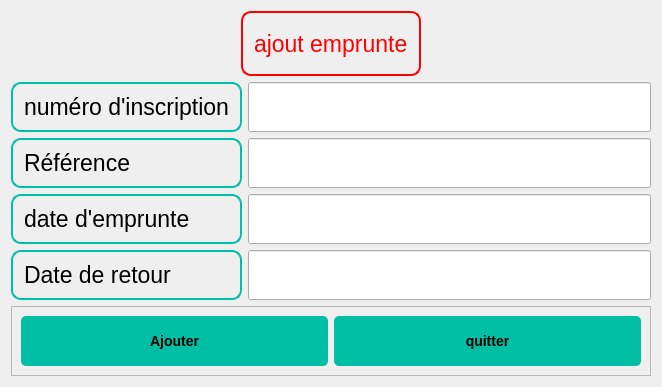
<?xml version="1.0" encoding="UTF-8"?>
<ui version="4.0">
 <class>Dialog</class>
 <widget class="QDialog" name="Dialog">
  <property name="geometry">
   <rect>
    <x>0</x>
    <y>0</y>
    <width>662</width>
    <height>387</height>
   </rect>
  </property>
  <property name="windowTitle">
   <string>Dialog</string>
  </property>
  <layout class="QGridLayout" name="gridLayout">
   <item row="5" column="0">
    <widget class="QLabel" name="label_3">
     <property name="styleSheet">
      <string notr="true">
QLabel {
  background-color: none;
  border: 2px solid #00BFA5;
  border-radius: 10px;
  padding: 5px;
  color: #000000;
  font-size: 17pt;
  font-family: Arial, sans-serif;
}
</string>
     </property>
     <property name="text">
      <string>date d'emprunte</string>
     </property>
    </widget>
   </item>
   <item row="4" column="1">
    <widget class="QLineEdit" name="lineEdit_2">
     <property name="minimumSize">
      <size>
       <width>0</width>
       <height>50</height>
      </size>
     </property>
    </widget>
   </item>
   <item row="4" column="0">
    <widget class="QLabel" name="label_2">
     <property name="styleSheet">
      <string notr="true">
QLabel {
  background-color: none;
  border: 2px solid #00BFA5;
  border-radius: 10px;
  padding: 5px;
  color: #000000;
  font-size: 17pt;
  font-family: Arial, sans-serif;
}
</string>
     </property>
     <property name="text">
      <string>Référence</string>
     </property>
    </widget>
   </item>
   <item row="5" column="1">
    <widget class="QLineEdit" name="lineEdit_3">
     <property name="minimumSize">
      <size>
       <width>0</width>
       <height>50</height>
      </size>
     </property>
    </widget>
   </item>
   <item row="3" column="1">
    <widget class="QLineEdit" name="lineEdit">
     <property name="minimumSize">
      <size>
       <width>0</width>
       <height>50</height>
      </size>
     </property>
    </widget>
   </item>
   <item row="6" column="1">
    <widget class="QLineEdit" name="lineEdit_4">
     <property name="minimumSize">
      <size>
       <width>0</width>
       <height>50</height>
      </size>
     </property>
    </widget>
   </item>
   <item row="3" column="0">
    <widget class="QLabel" name="label">
     <property name="styleSheet">
      <string notr="true">
QLabel {
  background-color: none;
  border: 2px solid #00BFA5;
  border-radius: 10px;
  padding: 5px;
  color: #000000;
  font-size: 17pt;
  font-family: Arial, sans-serif;
}
</string>
     </property>
     <property name="text">
      <string>numéro d'inscription</string>
     </property>
    </widget>
   </item>
   <item row="6" column="0">
    <widget class="QLabel" name="label_4">
     <property name="styleSheet">
      <string notr="true">
QLabel {
  background-color: none;
  border: 2px solid #00BFA5;
  border-radius: 10px;
  padding: 5px;
  color: #000000;
  font-size: 17pt;
  font-family: Arial, sans-serif;
}
</string>
     </property>
     <property name="text">
      <string>Date de retour</string>
     </property>
    </widget>
   </item>
   <item row="0" column="0" colspan="2" alignment="Qt::AlignHCenter">
    <widget class="QLabel" name="label_5">
     <property name="styleSheet">
      <string notr="true">
QLabel {
  background-color: none;
  border: 2px solid red;
  border-radius: 10px;
  padding: 5px;
  color: red;
  font-size: 17pt;
  font-family: Arial, sans-serif;
}

</string>
     </property>
     <property name="text">
      <string>ajout emprunte</string>
     </property>
    </widget>
   </item>
   <item row="7" column="0" colspan="2">
    <widget class="QFrame" name="frame">
     <property name="frameShape">
      <enum>QFrame::StyledPanel</enum>
     </property>
     <property name="frameShadow">
      <enum>QFrame::Raised</enum>
     </property>
     <layout class="QGridLayout" name="gridLayout_2">
      <item row="0" column="0">
       <widget class="QPushButton" name="pushButton">
        <property name="minimumSize">
         <size>
          <width>0</width>
          <height>50</height>
         </size>
        </property>
        <property name="styleSheet">
         <string notr="true">/* Buttons */
QPushButton {
    font-family: &quot;Arial&quot;, sans-serif;
    font-size: 14px;
    font-weight: bold;
    color: #000000; /* Black text color */
    background-color: #00BFA5; /* Teal button background color */
    border: none;
    border-radius: 5px;
    padding: 8px 16px;
    text-align: center; /* Center align button text */
    text-transform: uppercase; /* Uppercase button text */
}

QPushButton:hover {
    background-color: #009980; /* Darker teal button background color on hover */
}</string>
        </property>
        <property name="text">
         <string>Ajouter</string>
        </property>
       </widget>
      </item>
      <item row="0" column="1">
       <widget class="QPushButton" name="pushButton_2">
        <property name="minimumSize">
         <size>
          <width>0</width>
          <height>50</height>
         </size>
        </property>
        <property name="styleSheet">
         <string notr="true">/* Buttons */
QPushButton {
    font-family: &quot;Arial&quot;, sans-serif;
    font-size: 14px;
    font-weight: bold;
    color: #000000; /* Black text color */
    background-color: #00BFA5; /* Teal button background color */
    border: none;
    border-radius: 5px;
    padding: 8px 16px;
    text-align: center; /* Center align button text */
    text-transform: uppercase; /* Uppercase button text */
}

QPushButton:hover {
    background-color: #009980; /* Darker teal button background color on hover */
}</string>
        </property>
        <property name="text">
         <string>quitter</string>
        </property>
       </widget>
      </item>
     </layout>
    </widget>
   </item>
  </layout>
 </widget>
 <resources/>
 <connections/>
</ui>
